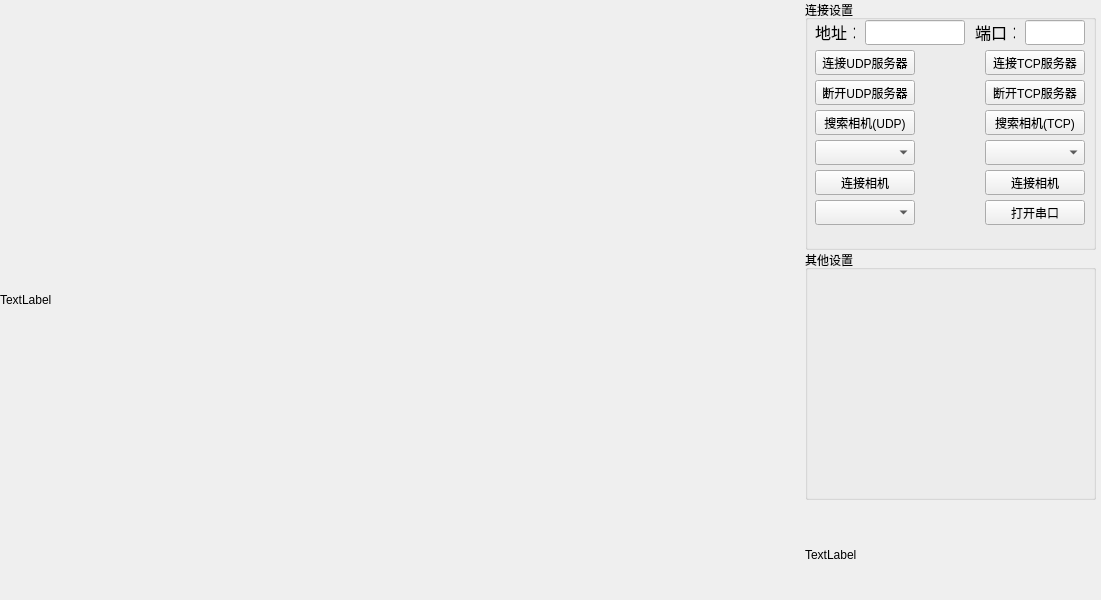
<?xml version="1.0" encoding="UTF-8"?>
<ui version="4.0">
 <class>mainWidget</class>
 <widget class="QWidget" name="mainWidget">
  <property name="geometry">
   <rect>
    <x>0</x>
    <y>0</y>
    <width>1101</width>
    <height>600</height>
   </rect>
  </property>
  <property name="windowTitle">
   <string>mainWidget</string>
  </property>
  <widget class="QLabel" name="pictureLabel">
   <property name="enabled">
    <bool>true</bool>
   </property>
   <property name="geometry">
    <rect>
     <x>0</x>
     <y>0</y>
     <width>800</width>
     <height>600</height>
    </rect>
   </property>
   <property name="text">
    <string>TextLabel</string>
   </property>
  </widget>
  <widget class="QLabel" name="pictureInfoLabel">
   <property name="geometry">
    <rect>
     <x>805</x>
     <y>540</y>
     <width>291</width>
     <height>30</height>
    </rect>
   </property>
   <property name="text">
    <string>TextLabel</string>
   </property>
  </widget>
  <widget class="QGroupBox" name="groupBox">
   <property name="geometry">
    <rect>
     <x>805</x>
     <y>0</y>
     <width>291</width>
     <height>250</height>
    </rect>
   </property>
   <property name="title">
    <string>连接设置</string>
   </property>
   <widget class="QPushButton" name="connectCameraForUDPPushButton">
    <property name="geometry">
     <rect>
      <x>10</x>
      <y>170</y>
      <width>100</width>
      <height>25</height>
     </rect>
    </property>
    <property name="text">
     <string>连接相机</string>
    </property>
   </widget>
   <widget class="QPushButton" name="searchCameraForTCPPushButton">
    <property name="geometry">
     <rect>
      <x>180</x>
      <y>110</y>
      <width>100</width>
      <height>25</height>
     </rect>
    </property>
    <property name="text">
     <string>搜索相机(TCP)</string>
    </property>
   </widget>
   <widget class="QLineEdit" name="serverIPLineEdit">
    <property name="geometry">
     <rect>
      <x>60</x>
      <y>20</y>
      <width>100</width>
      <height>25</height>
     </rect>
    </property>
    <property name="text">
     <string/>
    </property>
   </widget>
   <widget class="QPushButton" name="udpClosePushButton">
    <property name="geometry">
     <rect>
      <x>10</x>
      <y>80</y>
      <width>100</width>
      <height>25</height>
     </rect>
    </property>
    <property name="text">
     <string>断开UDP服务器</string>
    </property>
   </widget>
   <widget class="QComboBox" name="udpCamerasComboBox">
    <property name="geometry">
     <rect>
      <x>10</x>
      <y>140</y>
      <width>100</width>
      <height>25</height>
     </rect>
    </property>
   </widget>
   <widget class="QLabel" name="label_2">
    <property name="geometry">
     <rect>
      <x>10</x>
      <y>20</y>
      <width>40</width>
      <height>25</height>
     </rect>
    </property>
    <property name="text">
     <string>&lt;html&gt;&lt;head/&gt;&lt;body&gt;&lt;p align=&quot;center&quot;&gt;&lt;span style=&quot; font-size:12pt;&quot;&gt;地址：&lt;/span&gt;&lt;/p&gt;&lt;/body&gt;&lt;/html&gt;</string>
    </property>
   </widget>
   <widget class="QComboBox" name="tcpCamerasComboBox">
    <property name="geometry">
     <rect>
      <x>180</x>
      <y>140</y>
      <width>100</width>
      <height>25</height>
     </rect>
    </property>
   </widget>
   <widget class="QPushButton" name="serialPortPushButton">
    <property name="geometry">
     <rect>
      <x>180</x>
      <y>200</y>
      <width>100</width>
      <height>25</height>
     </rect>
    </property>
    <property name="text">
     <string>打开串口</string>
    </property>
   </widget>
   <widget class="QPushButton" name="connectCameraForTCPPushButton">
    <property name="geometry">
     <rect>
      <x>180</x>
      <y>170</y>
      <width>100</width>
      <height>25</height>
     </rect>
    </property>
    <property name="text">
     <string>连接相机</string>
    </property>
   </widget>
   <widget class="QPushButton" name="udpClientConnectPushButton">
    <property name="geometry">
     <rect>
      <x>10</x>
      <y>50</y>
      <width>100</width>
      <height>25</height>
     </rect>
    </property>
    <property name="text">
     <string>连接UDP服务器</string>
    </property>
   </widget>
   <widget class="QPushButton" name="tcpClientConnectPushButton">
    <property name="geometry">
     <rect>
      <x>180</x>
      <y>50</y>
      <width>100</width>
      <height>25</height>
     </rect>
    </property>
    <property name="text">
     <string>连接TCP服务器</string>
    </property>
   </widget>
   <widget class="QPushButton" name="tcpClosePushButton">
    <property name="geometry">
     <rect>
      <x>180</x>
      <y>80</y>
      <width>100</width>
      <height>25</height>
     </rect>
    </property>
    <property name="text">
     <string>断开TCP服务器</string>
    </property>
   </widget>
   <widget class="QLabel" name="label_3">
    <property name="geometry">
     <rect>
      <x>170</x>
      <y>20</y>
      <width>40</width>
      <height>25</height>
     </rect>
    </property>
    <property name="text">
     <string>&lt;html&gt;&lt;head/&gt;&lt;body&gt;&lt;p align=&quot;center&quot;&gt;&lt;span style=&quot; font-size:12pt;&quot;&gt;端口：&lt;/span&gt;&lt;/p&gt;&lt;/body&gt;&lt;/html&gt;</string>
    </property>
   </widget>
   <widget class="QComboBox" name="serialPortComboBox">
    <property name="geometry">
     <rect>
      <x>10</x>
      <y>200</y>
      <width>100</width>
      <height>25</height>
     </rect>
    </property>
   </widget>
   <widget class="QLineEdit" name="serverPortLineEdit">
    <property name="geometry">
     <rect>
      <x>220</x>
      <y>20</y>
      <width>60</width>
      <height>25</height>
     </rect>
    </property>
    <property name="text">
     <string/>
    </property>
   </widget>
   <widget class="QPushButton" name="searchCameraforUDPPushButton">
    <property name="geometry">
     <rect>
      <x>10</x>
      <y>110</y>
      <width>100</width>
      <height>25</height>
     </rect>
    </property>
    <property name="text">
     <string>搜索相机(UDP)</string>
    </property>
   </widget>
  </widget>
  <widget class="QGroupBox" name="groupBox_2">
   <property name="geometry">
    <rect>
     <x>805</x>
     <y>250</y>
     <width>291</width>
     <height>250</height>
    </rect>
   </property>
   <property name="title">
    <string>其他设置</string>
   </property>
  </widget>
 </widget>
 <resources/>
 <connections/>
</ui>
